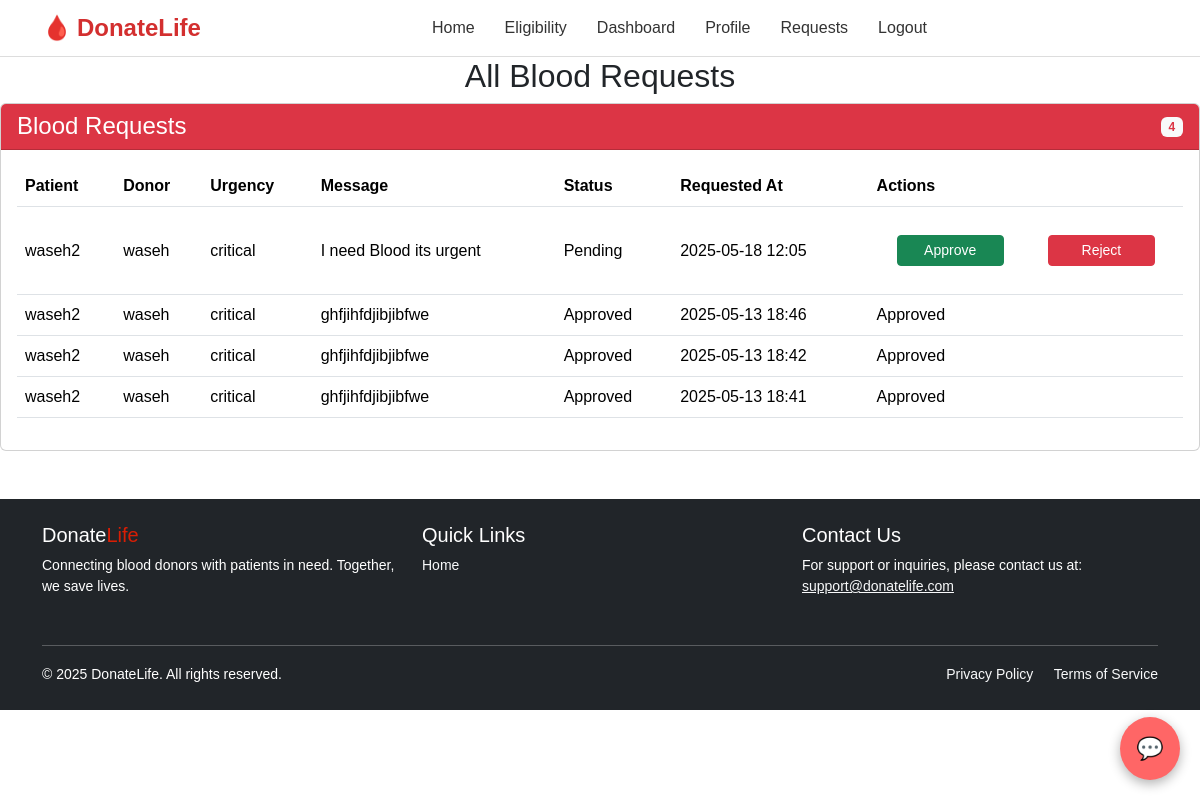
Page /accounts/admin/requests/ (signed in) on the committed database.
### accounts/models.py (models this page shows, shortened)
class BloodRequest(models.Model):
    sender = models.ForeignKey(User, on_delete=models.CASCADE, related_name='sent_requests')
    receiver = models.ForeignKey(User, on_delete=models.CASCADE, related_name='received_requests')
    urgency = models.CharField(max_length=20)
    message = models.TextField()
    status = models.CharField(max_length=20, choices=[('pending', 'Pending'), ('approved', 'Approved')], default='pending')
    created_at = models.DateTimeField(auto_now_add=True)

class User(AbstractUser):
    ROLE_CHOICES = (
        ('donor', 'Blood Donor'),
        ('patient', 'Patient'),
        ('admin', 'Admin'),
    )
    role = models.CharField(max_length=10, choices=ROLE_CHOICES)
    age = models.IntegerField(null=True, blank=True)
    weight = models.FloatField(null=True, blank=True)
    blood_group = models.CharField(max_length=5, choices=[
        ('A+', 'A+'), ('A-', 'A-'),
        ('B+', 'B+'), ('B-', 'B-'),
        ('O+', 'O+'), ('O-', 'O-'),
        ('AB+', 'AB+'), ('AB-', 'AB-'),
    ], null=True, blank=True)
    city = models.CharField(max_length=100, null=True, blank=True)
    last_donation_date = models.DateField(null=True, blank=True)
    medical_condition = models.TextField(null=True, blank=True)

### accounts/views.py (the view)
# urls.py: path('admin/requests/', views.admin_all_requests, name='admin_all_requests'),
@login_required
def admin_all_requests(request):
    blood_requests = BloodRequest.objects.all().order_by('-created_at')
    return render(request, 'accounts/admin_all_requests.html', {'requests': blood_requests})

### accounts/templates/accounts/admin_all_requests.html (shortened to what this page needs)
{% extends 'base.html' %}
{% block content %}
<h2>All Blood Requests</h2>
<div class="card">
    <div class="card-header bg-danger text-white d-flex justify-content-between align-items-center">
        <h4 class="mb-0">Blood Requests</h4>
        <span class="badge bg-light text-danger">{{ requests.count }}</span>
    </div>
    <div class="card-body">
        <div class="table-responsive">
            <table class="table table-hover align-middle">
                <thead>
                    <tr>
                        <th>Patient</th>
                        <th>Donor</th>
                        <th>Urgency</th>
                        <th>Message</th>
                        <th>Status</th>
                        <th>Requested At</th>
                        <th>Actions</th>
                    </tr>
                </thead>
                <tbody>
                    {% for req in requests %}
                    <tr>
                        <td>{{ req.sender.username }}</td>
                        <td>{{ req.receiver.username }}</td>
                        <td>{{ req.urgency }}</td>
                        <td>{{ req.message }}</td>
                        <td>{{ req.status|title }}</td>
                        <td>{{ req.created_at|date:"Y-m-d H:i" }}</td>
                        <td>
                            <div class="d-flex gap-1">
                                {% if req.status == 'pending' %}
                                <form action="{% url 'approve_request' req.id %}" method="post" style="display:inline;">
                                    <button class="btn btn-sm btn-success" type="submit">Approve</button>
                                </form>
                                <form action="{% url 'reject_request' req.id %}" method="post" style="display:inline;">
                                    <button class="btn btn-sm btn-danger" type="submit">Reject</button>
                                </form>
                                {% else %}
                                {{ req.status|title }}
                                {% endif %}
                            </div>
                        </td>
                    </tr>
                    {% empty %}
                    <tr>
                        <td colspan="7">No blood requests found.</td>
                    </tr>
                    {% endfor %}
                </tbody>
            </table>
        </div>
    </div>
</div>
{% endblock %}

### static/css/style.css (style rules this page uses)
body { font-family: Arial, sans-serif; background-color: #fff !important; margin: 0; }
h2 { color: #ffffff; }
body { background-color: hsl(221.74deg 29.11% 15.49%); color: white; margin: 0; font-family: 'Segoe UI', sans-serif; }
form { background-color: rgba(255, 255, 255, 0.05); padding: 20px; border-radius: 8px; max-width: 400px; margin: auto; box-shadow: 0 0 10px rgba(255, 255, 255, 0.1); }
button { background-color: hsl(0deg 100% 70%); color: white; border: none; padding: 10px 15px; border-radius: 4px; cursor: pointer; }
h2 { text-align: center; margin-top: 20px; color: white; }
form { width: 90%; max-width: 500px; margin: 0 auto; padding: 20px; background: rgba(0, 0, 0, 0.6); border-radius: 10px; }
button { width: 100%; padding: 10px; background-color: hsl(0deg 100% 70%); color: white; border: none; border-radius: 5px; font-size: 16px; cursor: pointer; margin-top: 20px; }

### static/css/dashboard.css (style rules this page uses)
body { font-family: Arial, sans-serif; }

### accounts/templates/accounts/admin_all_requests.html (style rules this page uses)
form { background: transparent; }

### rows in the picture
BloodRequest: sender.username "waseh2", receiver.username "waseh", urgency "critical", message "I need Blood its urgent", status "Pending", created_at "2025-05-18 12:05", shows "Approve"
BloodRequest: sender.username "waseh2", receiver.username "waseh", urgency "critical", message "ghfjihfdjibjibfwe", status "Approved", created_at "2025-05-13 18:46"
BloodRequest: sender.username "waseh2", receiver.username "waseh", urgency "critical", message "ghfjihfdjibjibfwe", status "Approved", created_at "2025-05-13 18:42"
BloodRequest: sender.username "waseh2", receiver.username "waseh", urgency "critical", message "ghfjihfdjibjibfwe", status "Approved", created_at "2025-05-13 18:41"

### other values in the picture
{{ requests.count }} "4"
